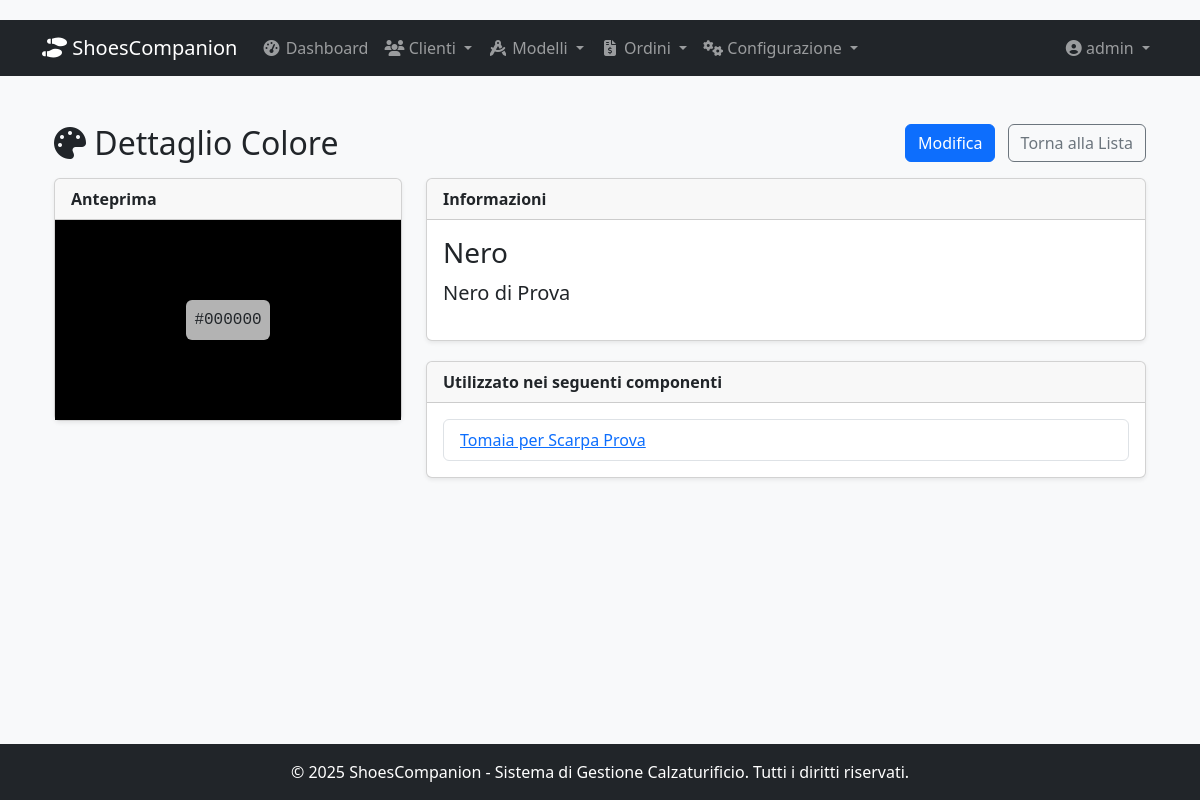
/colori/1/ (signed in), run on the app's committed database.
### gestionale/models.py (models this page shows, shortened)
class Colore(models.Model):
    nome = models.CharField(max_length=100)
    valore_hex = models.CharField(max_length=7, default='#FFFFFF')
    descrizione = models.TextField(blank=True, null=True)
    class Meta: verbose_name_plural = "Colori"; ordering = ['nome']

class Componente(models.Model):
    modello = models.ForeignKey(Modello, on_delete=models.CASCADE, related_name='componenti')
    nome_componente = models.ForeignKey(TipoComponente, on_delete=models.PROTECT, help_text="Tipo di componente (es. Suola, Tacco)")
    colore = models.ForeignKey(Colore, on_delete=models.SET_NULL, null=True, blank=True, help_text="Colore specifico per questo componente in questo modello")
    note = models.TextField(blank=True, null=True)
    created_at = models.DateTimeField(auto_now_add=True)
    updated_at = models.DateTimeField(auto_now=True)
    class Meta: verbose_name_plural = "Componenti del Modello"; ordering = ['nome_componente__nome']
    def __str__(self): return f"{self.nome_componente.nome} per {self.modello.nome}"

class TipoComponente(models.Model):
    nome = models.CharField(max_length=100, unique=True)
    descrizione = models.TextField(blank=True, null=True)
    class Meta: verbose_name_plural = "Tipi Componente"; ordering = ['nome']

class Modello(models.Model):
    TIPO_SCARPA_CHOICES = [('CASUAL', 'Casual'), ('ELEGANTE', 'Elegante'), ('SPORTIVA', 'Sportiva'), ('SANDALO', 'Sandalo'), ('STIVALE', 'Stivale'), ('ALTRO', 'Altro')]
    cliente = models.ForeignKey(Cliente, on_delete=models.CASCADE, related_name='modelli')
    nome = models.CharField(max_length=200)
    tipo = models.CharField(max_length=20, choices=TIPO_SCARPA_CHOICES, default='CASUAL')
    foto = models.ImageField(upload_to='modelli/foto/', blank=True, null=True)
    note = models.TextField(blank=True, null=True)
    created_at = models.DateTimeField(auto_now_add=True)
    updated_at = models.DateTimeField(auto_now=True)
    created_by = models.ForeignKey(User, on_delete=models.SET_NULL, null=True, related_name='modelli_creati')
    class Meta: verbose_name_plural = "Modelli"; ordering = ['nome']; unique_together = ['cliente', 'nome']
    def get_absolute_url(self): return reverse('modello_detail', kwargs={'pk': self.pk})

### gestionale/views.py (the view)
# urls.py: path('colori/<int:pk>/', views.ColoreDetailView.as_view(), name='colore_detail'),
class ColoreDetailView(LoginRequiredMixin, generic.DetailView):
    model = Colore
    template_name = 'gestionale/colori/colore_detail.html'

### gestionale/templates/gestionale/colori/colore_detail.html (shortened to what this page needs)
{% extends 'gestionale/base.html' %}
{% block content %}
<div class="container mt-4">
    <div class="d-flex justify-content-between align-items-center mb-3">
        <h2 class="mb-0"><i class="fas fa-palette"></i> Dettaglio Colore</h2>
        <div>
            <a href="{% url 'colore_update' colore.pk %}" class="btn btn-primary me-2">Modifica</a>
            <a href="{% url 'colore_list' %}" class="btn btn-outline-secondary">Torna alla Lista</a>
        </div>
    </div>
    <div class="row">
        <div class="col-md-4">
            <div class="card shadow-sm">
                <div class="card-header">Anteprima</div>
                <div class="card-body d-flex justify-content-center align-items-center" style="height: 200px; background-color: {{ colore.valore_hex }};">
                    <span class="p-2 rounded font-monospace" style="background-color: rgba(255,255,255,0.7);">{{ colore.valore_hex }}</span>
                </div>
            </div>
        </div>
        <div class="col-md-8">
            <div class="card shadow-sm">
                 <div class="card-header">Informazioni</div>
                 <div class="card-body">
                     <h3>{{ colore.nome }}</h3>
                     {% if colore.descrizione %}
                         <p class="lead">{{ colore.descrizione }}</p>
                     {% else %}
                        <p class="text-muted">Nessuna descrizione fornita.</p>
                     {% endif %}
                 </div>
            </div>
             <div class="card shadow-sm mt-3">
                 <div class="card-header">Utilizzato nei seguenti componenti</div>
                 <div class="card-body">
                     {% if colore.componente_set.all %}
                        <ul class="list-group">
                            {% for componente in colore.componente_set.all %}
                                <li class="list-group-item">
                                    <a href="{{ componente.modello.get_absolute_url }}">{{ componente }}</a>
                                </li>
                            {% endfor %}
                        </ul>
                     {% else %}
                        <p class="text-muted">Questo colore non è attualmente utilizzato da nessun componente.</p>
                     {% endif %}
                 </div>
            </div>
        </div>
    </div>
</div>
{% endblock %}

### gestionale/templates/gestionale/base.html (shortened to what this page needs)
{% load static %}
<!DOCTYPE html>
<html lang="it">
<head>
    <link href="https://cdn.jsdelivr.net/npm/bootstrap@5.3.2/dist/css/bootstrap.min.css" rel="stylesheet">
    <link href="https://cdnjs.cloudflare.com/ajax/libs/font-awesome/6.5.1/css/all.min.css" rel="stylesheet" />
    <link href="https://cdn.jsdelivr.net/npm/select2@4.1.0-rc.0/dist/css/select2.min.css" rel="stylesheet" />
    <link href="https://cdn.jsdelivr.net/npm/select2-bootstrap-5-theme@1.3.0/dist/select2-bootstrap-5-theme.min.css" rel="stylesheet" />
    <link href="{% static 'css/style.css' %}" rel="stylesheet">
</head>
<body class="d-flex flex-column min-vh-100">
    <nav class="navbar navbar-expand-lg navbar-dark bg-dark sticky-top">
        <div class="container">
            <a class="navbar-brand" href="{% url 'home' %}">
                <i class="fas fa-shoe-prints"></i> ShoesCompanion
            </a>
            <div class="collapse navbar-collapse" id="navbarNav">
                <ul class="navbar-nav me-auto mb-2 mb-lg-0">
                    <li class="nav-item">
                        <a class="nav-link" href="{% url 'home' %}"><i class="fas fa-tachometer-alt fa-fw"></i> Dashboard</a>
                    </li>
                    <li class="nav-item dropdown">
                        <a class="nav-link dropdown-toggle" href="#" role="button" data-bs-toggle="dropdown">
                            <i class="fas fa-users fa-fw"></i> Clienti
                        </a>
                    </li>
                    <li class="nav-item dropdown">
                        <a class="nav-link dropdown-toggle" href="#" role="button" data-bs-toggle="dropdown">
                            <i class="fas fa-drafting-compass fa-fw"></i> Modelli
                        </a>
                    </li>
                    <li class="nav-item dropdown">
                        <a class="nav-link dropdown-toggle" href="#" role="button" data-bs-toggle="dropdown">
                            <i class="fas fa-file-invoice-dollar fa-fw"></i> Ordini
                        </a>
                    </li>
                    <li class="nav-item dropdown">
                        <a class="nav-link dropdown-toggle" href="#" role="button" data-bs-toggle="dropdown">
                            <i class="fas fa-cogs fa-fw"></i> Configurazione
                        </a>
                    </li>
                </ul>
                <ul class="navbar-nav">
                    {% if user.is_authenticated %}
                        <li class="nav-item dropdown">
                             <a class="nav-link dropdown-toggle" href="#" role="button" data-bs-toggle="dropdown">
                                <i class="fas fa-user-circle"></i> {{ user.username }}
                            </a>
                        </li>
                    {% else %}
                        <li class="nav-item">
                            <a class="nav-link" href="{% url 'login' %}"><i class="fas fa-sign-in-alt"></i> Login</a>
                        </li>
                    {% endif %}
                </ul>
            </div>
        </div>
    </nav>
    <main class="container mt-4 flex-grow-1">
        {% block content %}{% endblock %}
    </main>
    <footer class="bg-dark text-white text-center mt-auto py-3">
        <div class="container">
            <p class="mb-0">&copy; {% now "Y" %} ShoesCompanion - Sistema di Gestione Calzaturificio. Tutti i diritti riservati.</p>
        </div>
    </footer>
</body>
</html>

### gestionale/static/css/style.css (style rules this page uses)
body { padding-top: 20px; background-color: #f8f9fa; }
.card { margin-bottom: 20px; box-shadow: 0 0.125rem 0.25rem rgba(0, 0, 0, 0.075); }
.card-header { font-weight: bold; }

### data on the page
Colore: valore_hex "#000000", nome "Nero", descrizione "Nero di Prova"
Componente: nome_componente+modello "Tomaia per Scarpa Prova"

### other printed values
{{ user.username }} "admin"
